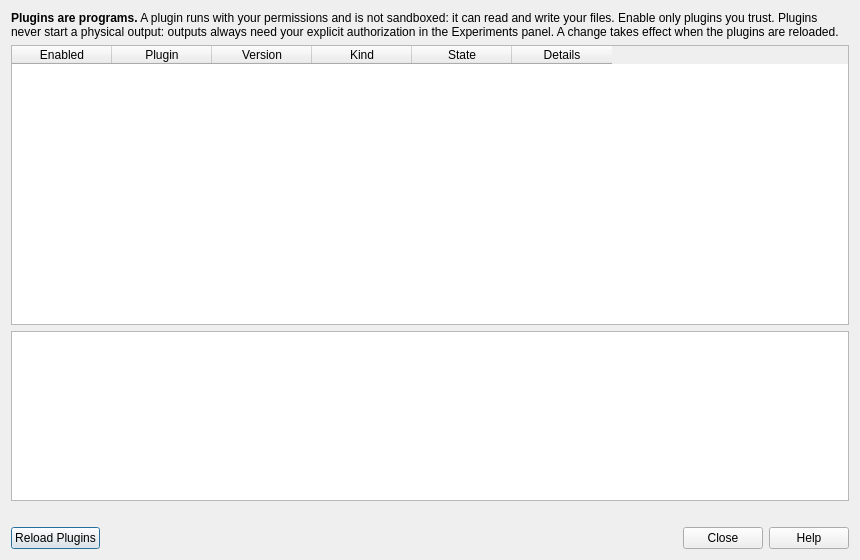
<?xml version="1.0" encoding="UTF-8"?>
<ui version="4.0">
 <class>PluginsDialog</class>
 <widget class="QDialog" name="PluginsDialog">
  <property name="geometry"><rect><x>0</x><y>0</y><width>860</width><height>560</height></rect></property>
  <property name="windowTitle"><string>Plugins</string></property>
  <layout class="QVBoxLayout" name="mainLayout">
   <item>
    <widget class="QLabel" name="warningLabel">
     <property name="wordWrap"><bool>true</bool></property>
     <property name="text"><string>&lt;b&gt;Plugins are programs.&lt;/b&gt; A plugin runs with your permissions and is not sandboxed: it can read and write your files. Enable only plugins you trust. Plugins never start a physical output: outputs always need your explicit authorization in the Experiments panel. A change takes effect when the plugins are reloaded.</string></property>
    </widget>
   </item>
   <item>
    <widget class="QTableWidget" name="pluginTable">
     <property name="columnCount"><number>6</number></property>
     <property name="selectionBehavior"><enum>QAbstractItemView::SelectRows</enum></property>
     <property name="selectionMode"><enum>QAbstractItemView::SingleSelection</enum></property>
     <property name="editTriggers"><set>QAbstractItemView::NoEditTriggers</set></property>
     <column><property name="text"><string>Enabled</string></property></column>
     <column><property name="text"><string>Plugin</string></property></column>
     <column><property name="text"><string>Version</string></property></column>
     <column><property name="text"><string>Kind</string></property></column>
     <column><property name="text"><string>State</string></property></column>
     <column><property name="text"><string>Details</string></property></column>
    </widget>
   </item>
   <item>
    <widget class="QTextBrowser" name="detailsView">
     <property name="maximumSize"><size><width>16777215</width><height>170</height></size></property>
    </widget>
   </item>
   <item><widget class="QLabel" name="pathsLabel"><property name="wordWrap"><bool>true</bool></property><property name="text"><string/></property></widget></item>
   <item>
    <layout class="QHBoxLayout" name="buttonLayout">
     <item><widget class="QPushButton" name="reloadButton"><property name="text"><string>Reload Plugins</string></property></widget></item>
     <item>
      <widget class="QDialogButtonBox" name="buttonBox">
       <property name="standardButtons"><set>QDialogButtonBox::Close|QDialogButtonBox::Help</set></property>
      </widget>
     </item>
    </layout>
   </item>
  </layout>
 </widget>
 <resources/>
 <connections>
  <connection><sender>buttonBox</sender><signal>rejected()</signal><receiver>PluginsDialog</receiver><slot>reject()</slot></connection>
 </connections>
</ui>
